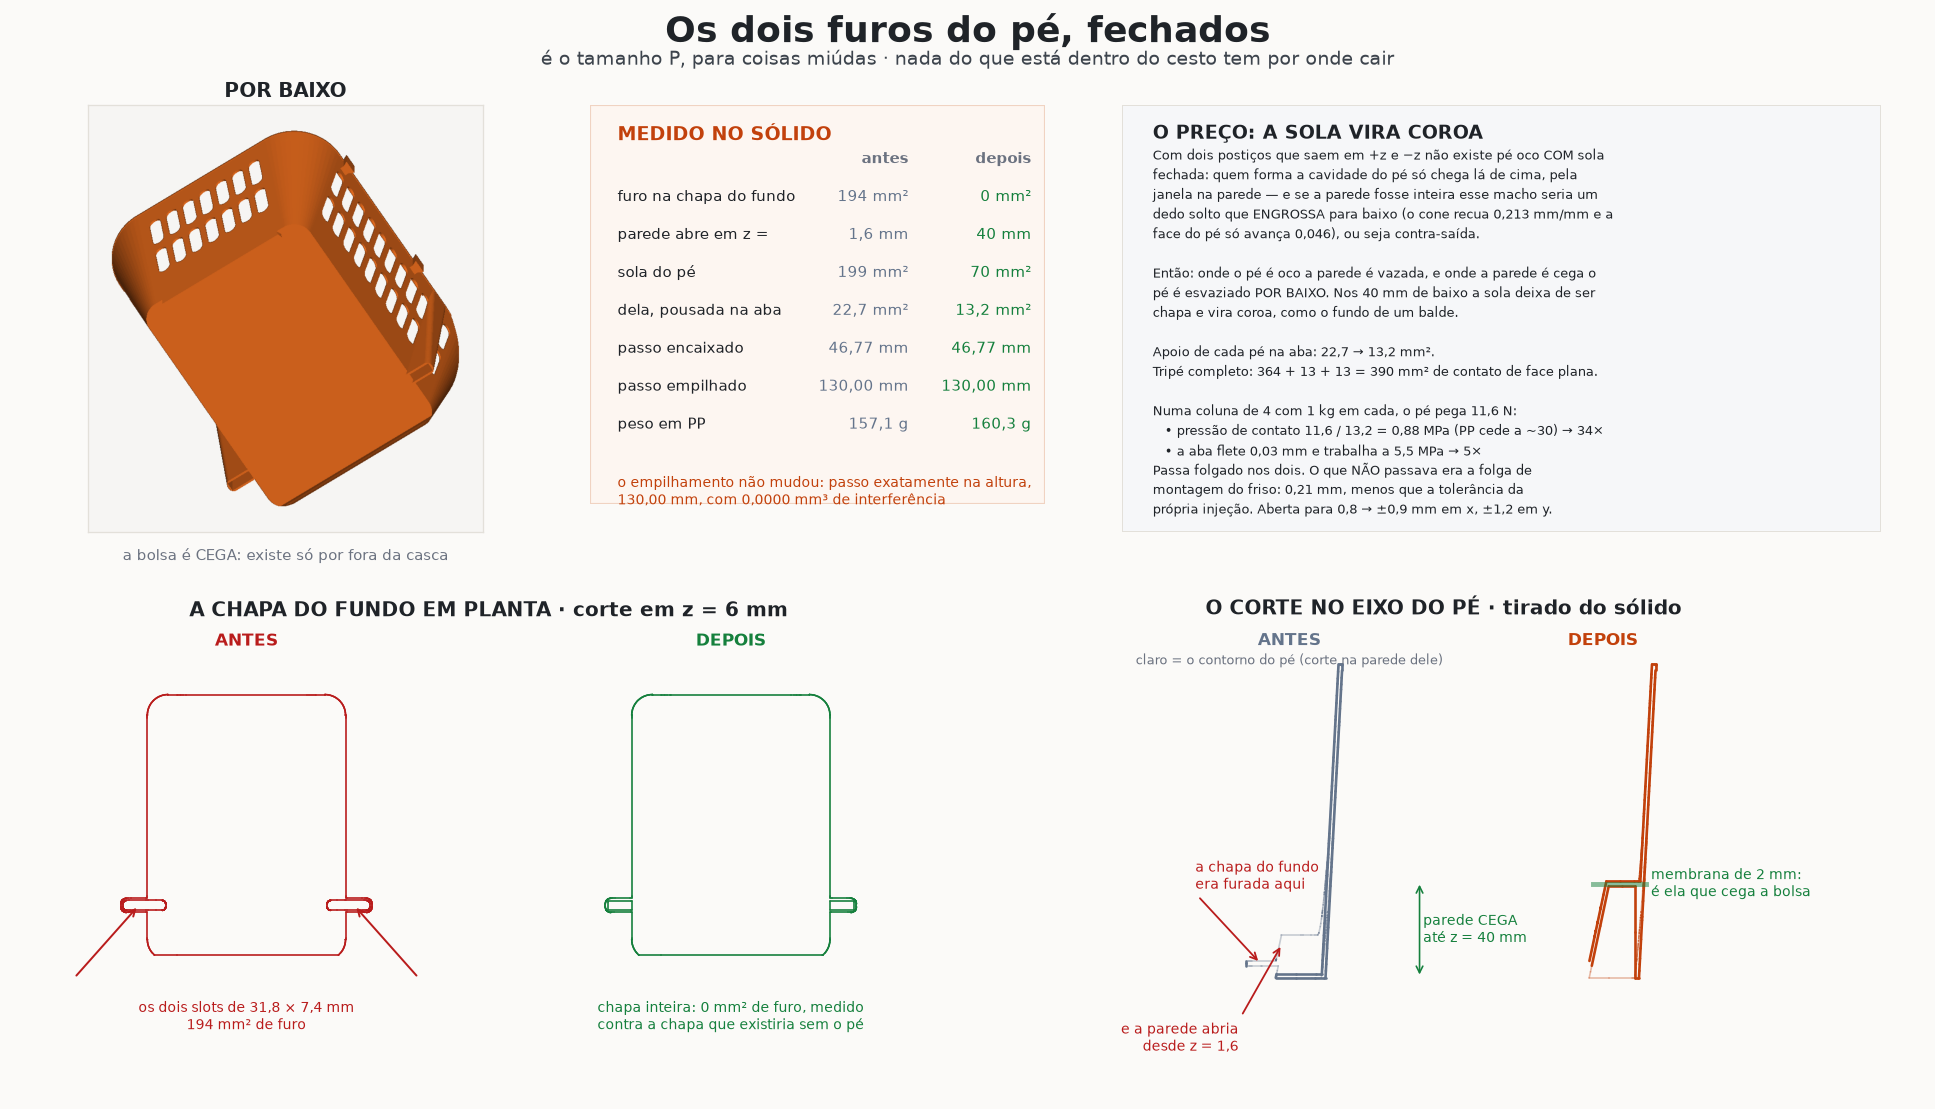

The script that saved this image:
#!/usr/bin/env python3
"""Fechar os dois furos que o pe abria -- e o tamanho P, para coisas miudas.

O pedido de 22/09: "tanto o furo da base do pe, quanto o furo da frente, na
parte inferior colada com a base, precisam ser fechados".

Os dois furos eram O MESMO solido. A cavidade do pe e um bloco vertical e,
subtraida da peca inteira, ela nao esvaziava so o pe: tambem furava a chapa
do fundo (dois slots de 31,8 x 7,4 mm) e abria a parede desde z = 1,6 mm.
Eram dois caminhos do interior do cesto direto para a mesa.

Esta folha mostra o antes e o depois medidos no solido, e o preco: a sola do
pe deixa de ser chapa cheia e vira COROA (anel), porque com dois posticos que
saem em +z e -z nao ha como ter sola fechada E pe oco -- ou a parede e vazada
onde o pe e oco, ou o pe e esvaziado por baixo.
"""
import os
import textwrap

import matplotlib
matplotlib.use("Agg")
import matplotlib.pyplot as plt
import numpy as np
import trimesh
from build123d import Box, Pos, export_stl
from matplotlib.patches import Rectangle

import modelo3d as M
import render
from cortes import desenha, seg

DEST = os.path.dirname(os.path.abspath(__file__))
COR, COR2 = (0.93, 0.44, 0.13), (0.72, 0.30, 0.08)
FUNDO, TINTA, GRIS = "#fbfaf8", "#1f2328", "#6b7280"
NOVO, VERDE, CINZ = "#c2410c", "#15803d", "#64748b"
VERM = "#b91c1c"


def vg(x, casas=1, un=""):
    """Numero em portugues: virgula decimal. Formatado UM POR UM, nunca com
    replace no paragrafo -- ja transformei ponto de frase em virgula assim."""
    t = f"{x:.{casas}f}".replace(".", ",")
    return f"{t} {un}".strip()


def vol(*ss):
    try:
        r = ss[0]
        for x in ss[1:]:
            r = r & x
        return r.volume
    except Exception:
        return 0.0


def passo(p, dy=0.0, tol=0.01):
    lo, hi = 0.0, 145.0
    while hi - lo > tol:
        m = (lo + hi) / 2
        if vol(p, Pos(0, dy, m) * p) > 2.0:
            lo = m
        else:
            hi = m
    return hi


def constroi(fechado):
    """A peca com (fechado=True) e sem (False) as duas correcoes."""
    z_cav, memb = M.Z_CAV, M.CAV_MEMB
    if not fechado:                       # a versao anterior: cavidade no piso
        M.Z_CAV = M.NERV_T
        M.CAV_MEMB = M.NERV_T             # bolsa some (termina onde comeca)
    try:
        p, n = M.cesto(aba=True)
    finally:
        M.Z_CAV, M.CAV_MEMB = z_cav, memb
    return p, n


def furos(p):
    """Area de furo na chapa do fundo, medida contra a chapa INTEIRA.

    A referencia nao e a secao do tronco: a silhueta (o chanfro do pe) come um
    canto da chapa de proposito, e isso nao e furo. A referencia e o tronco JA
    recortado pela silhueta -- o que a chapa seria se o pe nao existisse.
    """
    e = M.T_FUNDO * 0.9
    fatia = Pos(0, 0, M.H_PE + M.T_FUNDO / 2) * Box(500, 500, e)
    tronco = M.extrude(M.RectangleRounded(M.BASE_X, M.BASE_Y, 14.0),
                       M.ALT, taper=-M.DRAFT)
    inteira = tronco & M.extrude(M.Plane.YZ * M.silhueta(),
                                 M.LARG / 2 + 30, both=True)
    # so o que esta DENTRO do tronco: os pes e a saia moram por fora dele e
    # entrariam na conta como material a mais
    return (vol(inteira, fatia) - vol(p, tronco, fatia)) / e


def main():
    M.set_draft(12.0)
    dados = {}
    for nome, fechado in (("antes", False), ("depois", True)):
        p, n = constroi(fechado)
        arq = os.path.join(DEST, f"fechado-{nome}.stl")
        export_stl(p, arq)
        m = trimesh.load(arq)
        pn, pe = passo(p), passo(p, M.DESLOC)
        # coroa/chapa da sola e quanto dela pousa na aba
        sola = p & (Pos(0, 0, 0.15) * Box(500, 500, 0.3))
        faixa_aba = Pos(M.LARG / 2 - M.ABA_W / 2, 0, 0.15) * Box(M.ABA_W, 500, 0.3)
        pe_dir = max(sola.solids(), key=lambda s: s.center().X)
        ap = []
        try:
            inter = p & (Pos(0, M.DESLOC, pe - 0.3) * p)
            ap = sorted((s.volume / 0.3 for s in inter.solids()
                         if s.volume > 0.002), reverse=True)
        except Exception:
            pass
        dados[nome] = dict(
            p=p, m=m, n=n, peso=p.volume * M.RHO, pn=pn, pe=pe,
            furo_chapa=furos(p),
            z_janela=(M.NERV_T if not fechado else M.Z_CAV),
            sola=pe_dir.volume / 0.3,
            sola_aba=vol(pe_dir, faixa_aba) / 0.3,
            apoios=ap)
        print(f"{nome:7s}: peso {dados[nome]['peso']:.1f} g  encaixa {pn:.2f}  "
              f"empilha {pe:.2f}  furo na chapa {dados[nome]['furo_chapa']:.0f} mm2  "
              f"janela desde z={dados[nome]['z_janela']:.1f}  "
              f"sola {dados[nome]['sola']:.0f} mm2 (na aba "
              f"{dados[nome]['sola_aba']:.1f})")

    # --- renders -------------------------------------------------------------
    # Nada de render para o furo: no cesto inteiro o slot tem 7 mm e vira um
    # pixel, e recortado perde o contexto. Em PLANTA, cortando a chapa, ele e
    # inequivoco -- e a planta vai desenhada na folha, do proprio solido.
    # por baixo, so a versao nova: e onde a bolsa aparece
    render.salvar(render.render([(dados["depois"]["m"], COR)],
                                direcao=(-0.22, -0.34, 1.0), largura=760),
                  os.path.join(DEST, "fechado-baixo.png"))

    folha(dados)


def imagem(fig, rect, arq, titulo=None, cor=TINTA, sub=None):
    from PIL import Image
    ax = fig.add_axes(rect)
    ax.imshow(np.asarray(Image.open(os.path.join(DEST, arq))))
    ax.set_anchor("N")
    ax.set_xticks([]); ax.set_yticks([])
    for s in ax.spines.values():
        s.set_color("#e3e0da")
    if titulo:
        ax.set_title(titulo, fontsize=12, color=cor, weight="bold", pad=5)
    if sub:
        ax.text(0.5, -0.03, "\n".join(textwrap.wrap(sub, 52)),
                transform=ax.transAxes, ha="center", va="top", fontsize=9.2,
                color=GRIS, linespacing=1.4)
    return ax


def planta(fig, rect, dados):
    """A chapa do fundo em PLANTA, cortada em z = 6 mm no proprio solido.

    E aqui que o furo se le: no render do cesto inteiro ele tem 7 mm e vira um
    pixel. A planta vem de trimesh.intersections.mesh_plane, ou seja do solido.
    """
    from trimesh.intersections import mesh_plane
    ax = fig.add_axes(rect)
    z = M.H_PE + M.T_FUNDO / 2
    for nome, cor, dx in (("antes", VERM, 0.0), ("depois", VERDE, 360.0)):
        sg = mesh_plane(dados[nome]["m"], plane_normal=[0, 0, 1],
                        plane_origin=[0, 0, z])
        sg = sg[:, :, [0, 1]]
        for a, b in sg:
            ax.plot([a[0] + dx, b[0] + dx], [a[1], b[1]], color=cor, lw=1.0,
                    solid_capstyle="round")
        ax.text(dx, 132, nome.upper(), color=cor, fontsize=10.5,
                weight="bold", ha="center", va="bottom")
    for sx in (-1, 1):                     # a marca do furo, so no antes
        ax.annotate("", xy=(sx * 80, M.PES[0][0]), xytext=(sx * 128, -112),
                    arrowprops=dict(arrowstyle="->", color=VERM, lw=1.2))
    ax.text(0, -128, "os dois slots de 31,8 × 7,4 mm\n"
            f"{vg(abs(dados['antes']['furo_chapa']), 0, 'mm²')} de furo",
            color=VERM, fontsize=8.6, ha="center", va="top")
    ax.text(360, -128, "chapa inteira: 0 mm² de furo, medido\ncontra a chapa "
            "que existiria sem o pé", color=VERDE, fontsize=8.6,
            ha="center", va="top")
    ax.set_xlim(-140, 500); ax.set_ylim(-175, 152)
    ax.set_aspect("equal"); ax.axis("off")
    ax.set_title("A CHAPA DO FUNDO EM PLANTA · corte em z = 6 mm",
                 fontsize=12, color=TINTA, weight="bold", pad=4)


def corte(fig, rect, dados):
    """Corte no eixo do pe: onde a cavidade comeca, antes e depois."""
    ax = fig.add_axes(rect)
    yc, L = M.PES[0][0], M.PES[0][1]
    for nome, cor, dx in (("antes", CINZ, 0.0), ("depois", NOVO, 130.0)):
        m = dados[nome]["m"]
        # claro: o corte na PAREDE EM Y do pe -- da o contorno externo dele
        for y, lw, al in ((yc + L / 2 - M.NERV_T / 2, 1.0, 0.35),
                          (yc, 1.6, 1.0)):
            s = seg(m, y)
            s = s.copy(); s[:, :, 0] += dx
            desenha(ax, s[(s[:, :, 0] >= 42 + dx).all(1)], cor, lw=lw,
                    alpha=al)
        ax.text(78 + dx, 138, nome.upper(), color=cor, fontsize=10.5,
                weight="bold", ha="center")
    ax.text(78, 130, "claro = o contorno do pé (corte na parede dele)",
            color=GRIS, fontsize=7.8, ha="center")
    # cotas na versao nova
    ax.annotate("", xy=(132, M.Z_CAV), xytext=(132, 0),
                arrowprops=dict(arrowstyle="<->", color=VERDE, lw=1.0))
    ax.text(133.5, M.Z_CAV / 2, f"parede CEGA\naté z = {M.Z_CAV:.0f} mm",
            color=VERDE, fontsize=8.4, va="center")
    ax.plot([130 + 74, 130 + 96], [M.Z_CAV - M.CAV_MEMB / 2] * 2,
            color=VERDE, lw=3.0, alpha=0.5)
    ax.text(130 + 98, M.Z_CAV - 1, "membrana de "
            f"{M.CAV_MEMB:.0f} mm:\né ela que cega a bolsa",
            color=VERDE, fontsize=8.4, va="center")
    ax.annotate("", xy=(66, M.H_PE + M.T_FUNDO / 2), xytext=(40, 34),
                arrowprops=dict(arrowstyle="->", color=VERM, lw=1.1))
    ax.text(39, 35, "a chapa do fundo\nera furada aqui", color=VERM,
            fontsize=8.4, va="bottom", ha="left")
    ax.annotate("", xy=(75, 14), xytext=(58, -16),
                arrowprops=dict(arrowstyle="->", color=VERM, lw=1.1))
    ax.text(57, -18, "e a parede abria\ndesde z = 1,6", color=VERM,
            fontsize=8.4, va="top", ha="right")
    ax.set_xlim(34, 250); ax.set_ylim(-36, 148)
    ax.set_aspect("equal"); ax.axis("off")
    ax.set_title("O CORTE NO EIXO DO PÉ · tirado do sólido",
                 fontsize=12, color=TINTA, weight="bold", pad=4)


def folha(d):
    fig = plt.figure(figsize=(16.4, 9.4), facecolor=FUNDO)
    fig.text(0.5, 0.988, "Os dois furos do pé, fechados",
             ha="center", va="top", fontsize=22, color=TINTA, weight="bold")
    fig.text(0.5, 0.955, "é o tamanho P, para coisas miúdas · nada do que "
             "está dentro do cesto tem por onde cair",
             ha="center", va="top", fontsize=11.5, color="#3d444d")

    imagem(fig, [0.030, 0.520, 0.235, 0.385], "fechado-baixo.png",
           "POR BAIXO", TINTA,
           "a bolsa é CEGA: existe só por fora da casca")
    planta(fig, [0.030, 0.040, 0.445, 0.400], d)

    tb = fig.add_axes([0.305, 0.545, 0.235, 0.360]); tb.axis("off")
    tb.add_patch(Rectangle((0, 0), 1, 1, transform=tb.transAxes,
                           facecolor="#fdf6f1", edgecolor="#f0d3c2", lw=1.3))
    tb.text(0.06, 0.955, "MEDIDO NO SÓLIDO", fontsize=11.5, color=NOVO,
            weight="bold", va="top")
    linhas = [
        ("", "antes", "depois"),
        ("furo na chapa do fundo", vg(abs(d['antes']['furo_chapa']), 0, "mm²"),
         vg(abs(d['depois']['furo_chapa']), 0, "mm²")),
        ("parede abre em z =", vg(d['antes']['z_janela'], 1, "mm"),
         vg(d['depois']['z_janela'], 0, "mm")),
        ("sola do pé", vg(d['antes']['sola'], 0, "mm²"),
         vg(d['depois']['sola'], 0, "mm²")),
        ("dela, pousada na aba", vg(d['antes']['sola_aba'], 1, "mm²"),
         vg(d['depois']['sola_aba'], 1, "mm²")),
        ("passo encaixado", vg(d['antes']['pn'], 2, "mm"),
         vg(d['depois']['pn'], 2, "mm")),
        ("passo empilhado", vg(d['antes']['pe'], 2, "mm"),
         vg(d['depois']['pe'], 2, "mm")),
        ("peso em PP", vg(d['antes']['peso'], 1, "g"),
         vg(d['depois']['peso'], 1, "g")),
    ]
    y = 0.865
    for i, (a, b, c) in enumerate(linhas):
        w = "bold" if i == 0 else "normal"
        col = GRIS if i == 0 else TINTA
        tb.text(0.06, y, a, fontsize=9.4, color=TINTA if i else GRIS,
                va="center", weight=w)
        tb.text(0.70, y, b, fontsize=9.4, color=CINZ if i else GRIS,
                va="center", ha="right", weight=w)
        tb.text(0.97, y, c, fontsize=9.4, color=VERDE if i else GRIS,
                va="center", ha="right", weight=w)
        y -= 0.095
    tb.text(0.06, y - 0.03, "o empilhamento não mudou: passo exatamente na "
            "altura,\n130,00 mm, com 0,0000 mm³ de interferência",
            fontsize=8.8, color=NOVO, va="top")

    corte(fig, [0.520, 0.040, 0.452, 0.400], d)

    tx = fig.add_axes([0.580, 0.520, 0.392, 0.385]); tx.axis("off")
    tx.add_patch(Rectangle((0, 0), 1, 1, transform=tx.transAxes,
                           facecolor="#f6f7f9", edgecolor="#e3e0da", lw=1.2))
    tx.text(0.04, 0.955, "O PREÇO: A SOLA VIRA COROA", fontsize=11.5,
            color=TINTA, weight="bold", va="top")
    ap = d["depois"]["apoios"]
    texto = (
        "Com dois postiços que saem em +z e −z não existe pé oco COM sola\n"
        "fechada: quem forma a cavidade do pé só chega lá de cima, pela\n"
        "janela na parede — e se a parede fosse inteira esse macho seria um\n"
        "dedo solto que ENGROSSA para baixo (o cone recua 0,213 mm/mm e a\n"
        "face do pé só avança 0,046), ou seja contra-saída.\n\n"
        "Então: onde o pé é oco a parede é vazada, e onde a parede é cega o\n"
        "pé é esvaziado POR BAIXO. Nos 40 mm de baixo a sola deixa de ser\n"
        "chapa e vira coroa, como o fundo de um balde.\n\n"
        f"Apoio de cada pé na aba: {vg(d['antes']['sola_aba'])} → "
        f"{vg(d['depois']['sola_aba'], 1, 'mm²')}.\n"
        f"Tripé completo: {' + '.join(f'{a:.0f}' for a in ap)} = "
        f"{sum(ap):.0f} mm² de contato de face plana.\n\n"
        "Numa coluna de 4 com 1 kg em cada, o pé pega 11,6 N:\n"
        f"   • pressão de contato 11,6 / {vg(d['depois']['sola_aba'])} = "
        f"{vg(11.6/d['depois']['sola_aba'], 2)} MPa (PP cede a ~30) → 34×\n"
        "   • a aba flete 0,03 mm e trabalha a 5,5 MPa → 5×\n"
        "Passa folgado nos dois. O que NÃO passava era a folga de\n"
        "montagem do friso: 0,21 mm, menos que a tolerância da\n"
        "própria injeção. Aberta para 0,8 → ±0,9 mm em x, ±1,2 em y.")
    tx.text(0.04, 0.905, texto, fontsize=8.0, color=TINTA, va="top",
            linespacing=1.5, family="DejaVu Sans")

    fig.savefig(os.path.join(DEST, "fechado.png"), dpi=118,
                facecolor=FUNDO)
    print("gerado fechado.png")


if __name__ == "__main__":
    main()
